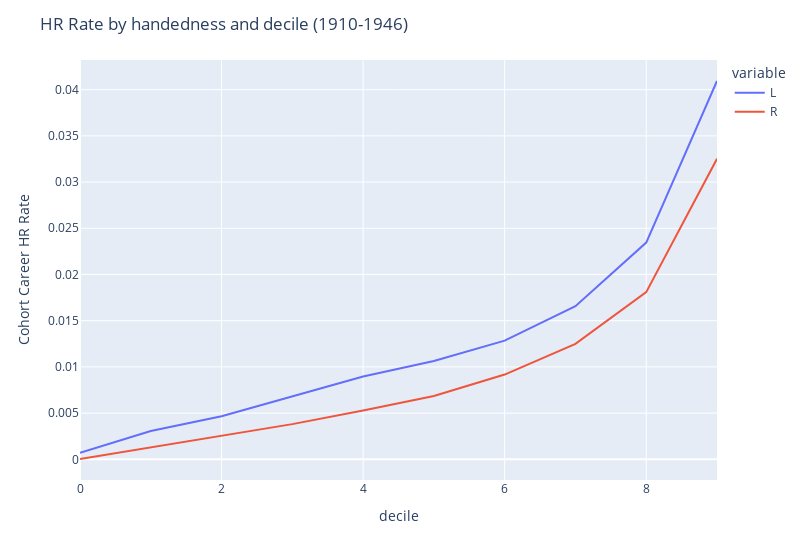
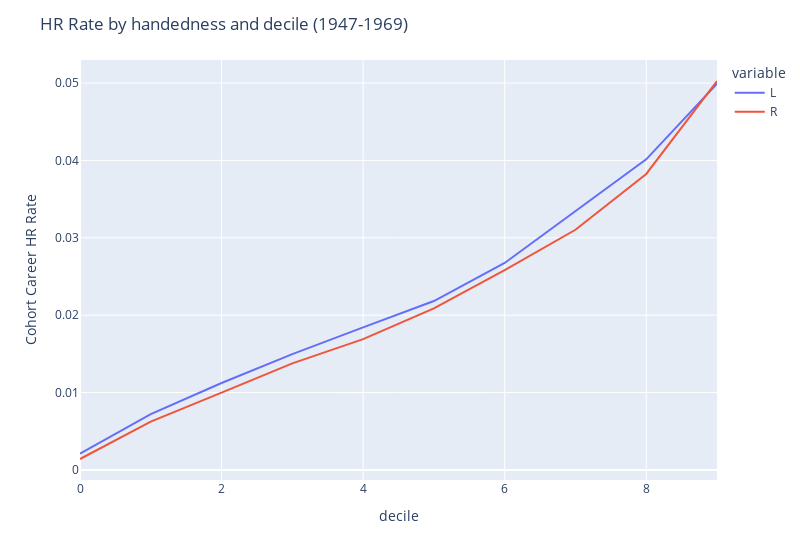
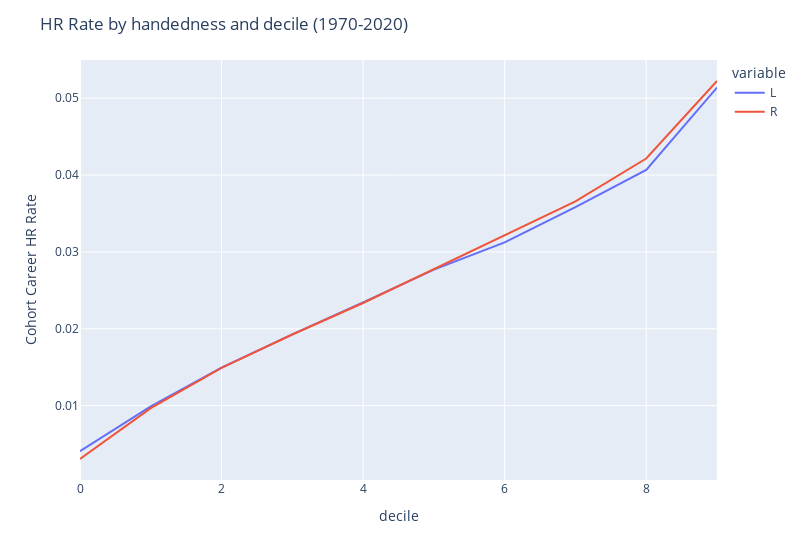

Here is the notebook cell these charts were saved with, in order:
### Code cell
for yrs in (range(1910, 1947), range(1947, 1970), range(1970, 2021)):
    comparison = compare_deciles(yrs)
    fig = px.line(comparison, labels={'value': f'Cohort Career HR Rate', 'index': 'decile'})
    fig.update_layout(width=800, title=f"HR Rate by handedness and decile ({yrs.start}-{yrs.stop-1})")
    fig.write_image(f'output/hr_rates_by_cohort_{yrs.start}-{yrs.stop-1}.png')
    fig.show()

### Figure 1 — Plotly figure (JSON) as saved in the notebook; plotly's stock layout.template omitted (floating-point values rounded to 4 significant figures)
{"data": [{"hovertemplate": "variable=L<br>decile=%{x}<br>Cohort Career HR Rate=%{y}<extra></extra>", "legendgroup": "L", "line": {"color": "#636efa", "dash": "solid"}, "mode": "lines", "name": "L", "orientation": "v", "showlegend": true, "type": "scatter", "x": [0, 1, 2, 3, 4, 5, 6, 7, 8, 9], "xaxis": "x", "y": [0.0007167, 0.003058, 0.004666, 0.006789, 0.008964, 0.01064, 0.01284, 0.01657, 0.02345, 0.04094], "yaxis": "y"}, {"hovertemplate": "variable=R<br>decile=%{x}<br>Cohort Career HR Rate=%{y}<extra></extra>", "legendgroup": "R", "line": {"color": "#EF553B", "dash": "solid"}, "mode": "lines", "name": "R", "orientation": "v", "showlegend": true, "type": "scatter", "x": [0, 1, 2, 3, 4, 5, 6, 7, 8, 9], "xaxis": "x", "y": [3.348e-05, 0.001284, 0.00256, 0.003807, 0.005276, 0.006858, 0.009172, 0.0125, 0.01809, 0.03252], "yaxis": "y"}], "layout": {"legend": {"title": {"text": "variable"}, "tracegroupgap": 0}, "margin": {"t": 60}, "title": {"text": "HR Rate by handedness and decile (1910-1946)"}, "width": 800, "xaxis": {"anchor": "y", "domain": [0, 1], "title": {"text": "decile"}}, "yaxis": {"anchor": "x", "domain": [0, 1], "title": {"text": "Cohort Career HR Rate"}}}}

### Figure 2 — Plotly figure (JSON) as saved in the notebook; plotly's stock layout.template omitted (floating-point values rounded to 4 significant figures)
{"data": [{"hovertemplate": "variable=L<br>decile=%{x}<br>Cohort Career HR Rate=%{y}<extra></extra>", "legendgroup": "L", "line": {"color": "#636efa", "dash": "solid"}, "mode": "lines", "name": "L", "orientation": "v", "showlegend": true, "type": "scatter", "x": [0, 1, 2, 3, 4, 5, 6, 7, 8, 9], "xaxis": "x", "y": [0.002111, 0.007214, 0.01123, 0.01496, 0.01842, 0.02182, 0.02675, 0.03343, 0.04014, 0.04992], "yaxis": "y"}, {"hovertemplate": "variable=R<br>decile=%{x}<br>Cohort Career HR Rate=%{y}<extra></extra>", "legendgroup": "R", "line": {"color": "#EF553B", "dash": "solid"}, "mode": "lines", "name": "R", "orientation": "v", "showlegend": true, "type": "scatter", "x": [0, 1, 2, 3, 4, 5, 6, 7, 8, 9], "xaxis": "x", "y": [0.001409, 0.006238, 0.009986, 0.01378, 0.0169, 0.02088, 0.02583, 0.03103, 0.03825, 0.05026], "yaxis": "y"}], "layout": {"legend": {"title": {"text": "variable"}, "tracegroupgap": 0}, "margin": {"t": 60}, "title": {"text": "HR Rate by handedness and decile (1947-1969)"}, "width": 800, "xaxis": {"anchor": "y", "domain": [0, 1], "title": {"text": "decile"}}, "yaxis": {"anchor": "x", "domain": [0, 1], "title": {"text": "Cohort Career HR Rate"}}}}

### Figure 3 — Plotly figure (JSON) as saved in the notebook; plotly's stock layout.template omitted (floating-point values rounded to 4 significant figures)
{"data": [{"hovertemplate": "variable=L<br>decile=%{x}<br>Cohort Career HR Rate=%{y}<extra></extra>", "legendgroup": "L", "line": {"color": "#636efa", "dash": "solid"}, "mode": "lines", "name": "L", "orientation": "v", "showlegend": true, "type": "scatter", "x": [0, 1, 2, 3, 4, 5, 6, 7, 8, 9], "xaxis": "x", "y": [0.00407, 0.009896, 0.01495, 0.01928, 0.02344, 0.02771, 0.03124, 0.03582, 0.04067, 0.05139], "yaxis": "y"}, {"hovertemplate": "variable=R<br>decile=%{x}<br>Cohort Career HR Rate=%{y}<extra></extra>", "legendgroup": "R", "line": {"color": "#EF553B", "dash": "solid"}, "mode": "lines", "name": "R", "orientation": "v", "showlegend": true, "type": "scatter", "x": [0, 1, 2, 3, 4, 5, 6, 7, 8, 9], "xaxis": "x", "y": [0.00306, 0.009685, 0.01492, 0.01926, 0.02335, 0.02778, 0.0321, 0.03658, 0.04215, 0.05224], "yaxis": "y"}], "layout": {"legend": {"title": {"text": "variable"}, "tracegroupgap": 0}, "margin": {"t": 60}, "title": {"text": "HR Rate by handedness and decile (1970-2020)"}, "width": 800, "xaxis": {"anchor": "y", "domain": [0, 1], "title": {"text": "decile"}}, "yaxis": {"anchor": "x", "domain": [0, 1], "title": {"text": "Cohort Career HR Rate"}}}}
